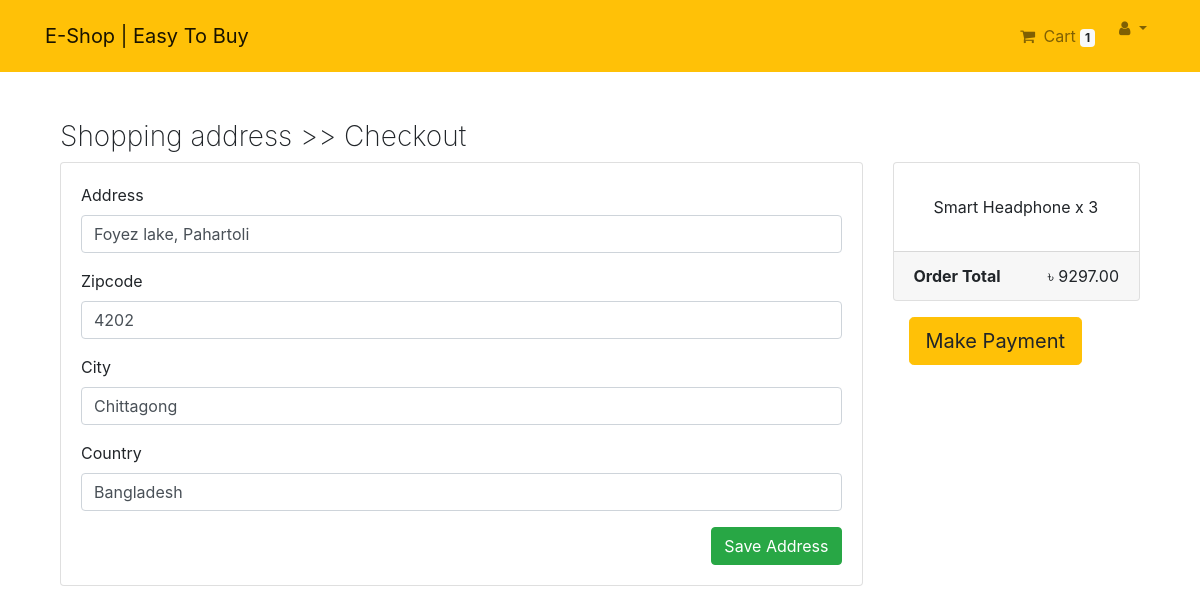
The page /payment/checkout/ (signed in) on the database its author committed.
### App_login/models.py (models this page shows, shortened)
class User(AbstractBaseUser,PermissionsMixin):
    email=models.EmailField(unique=True, null=False)
    is_staff = models.BooleanField(
        ugettext_lazy('staff status'),
        default = False,
        help_text = ugettext_lazy('Designates whether the user can log in this site')
    )
    is_active = models.BooleanField(
        ugettext_lazy('active'),
        default=True,
        help_text=ugettext_lazy('Designates wether this user should be trated as active. Unseleted of deleting account')
    )
    USERNAME_FIELD='email'
    objects = MyUserManager()

### App_order/models.py (models this page shows, shortened)
class Order(models.Model):
    orderitem = models.ManyToManyField(Cart)
    user = models.ForeignKey(settings.AUTH_USER_MODEL, on_delete=models.CASCADE)
    ordered = models.BooleanField(default=False)
    created = models.DateTimeField(auto_now_add=True)
    paymentId = models.CharField(max_length=264, blank=True, null=True)
    orderId = models.CharField(max_length=200, blank=True, null=True)
    def get_totals(self):
        total = 0
        for order_item in self.orderitem.all():
            total += float(order_item.get_total())
        return total

class Cart(models.Model):
    user = models.ForeignKey(settings.AUTH_USER_MODEL, on_delete=models.CASCADE, related_name="cart")
    item = models.ForeignKey(Product, on_delete=models.CASCADE)
    quantity = models.IntegerField(default=1)
    purchased = models.BooleanField(default=False)
    created = models.DateTimeField(auto_now_add=True)
    updated = models.DateTimeField(auto_now=True)
    def get_total(self):
        total = self.item.price * self.quantity
        float_total = format(total,'0.3f')
        return float_total

### App_payment/models.py (models this page shows, shortened)
class BillingAddress(models.Model):
    user = models.ForeignKey(settings.AUTH_USER_MODEL, on_delete=models.CASCADE)
    address = models.CharField(max_length=264, blank=True)
    zipcode = models.CharField(max_length=20, blank=True)
    city = models.CharField(max_length=30, blank=True)
    country = models.CharField(max_length=40, blank=True)
    def is_fully_filled(self):
        field_names = [f.name for f in self._meta.get_fields()]
        for field_name in field_names:
            value = getattr(self, field_name)
            if value is None or value =='':
                return False
        return True
    class Meta:
        verbose_name_plural = "Billing Addresses"

### App_shop/models.py (models this page shows, shortened)
class Product(models.Model):
    mainimage = models.ImageField(upload_to="products")
    name = models.CharField(max_length=264)
    category = models.ForeignKey(Category, on_delete=models.CASCADE, related_name='category')
    preview_text = models.TextField(max_length=200, verbose_name='Preview Text')
    details_text = models.TextField(max_length=1000, verbose_name='Description')
    price = models.FloatField()
    old_price = models.FloatField(default=0.00)
    created_date = models.DateTimeField(auto_now_add=True)
    class Meta:
        ordering = ['-created_date',]

### App_payment/views.py (the view, shortened to what this page needs)
# urls.py: path('checkout/', views.Checkout, name='checkout'),
@login_required
def Checkout(request):
    saved_address = BillingAddress.objects.get_or_create(user=request.user)
    saved_address = saved_address[0]
    form = BillingForm(instance=saved_address)
    order_qs = Order.objects.filter(user = request.user, ordered=False)
    order_items = order_qs[0].orderitem.all()
    order_total = order_qs[0].get_totals()
    check_context={
        "title":"checkout",
        "checkform":form,
        'order_items':order_items,
        'order_total':order_total,
        'saved_address':saved_address
    }
    return render(request,'App_payment/checkout.html',context=check_context)

### App_payment/forms.py
class BillingForm(forms.ModelForm):
    class Meta:
        model  = BillingAddress
        fields = ['address','zipcode','city','country']

### App_order/templatetags/cart_tag.py (called while the page is built)
@register.filter
def cart_total(user):
    order = Order.objects.filter(user=user, ordered=False)
    if order.exists():
        return order[0].orderitem.count()
    else:
        return 0

### templates/App_payment/checkout.html (shortened to what this page needs)
{% extends 'base.html' %}
{% load crispy_forms_tags %}
{% block content_block %}
    <div class="container checkout_form">
        <h3 class="mt-5" style="font-weight: 200;">Shopping address >> Checkout</h3>
        <div class="row">
            <div class="col-md-9">
                <div class="card mb-5" style="height: auto;">
                    <div class="card-body">
                        <form action="" method="POST">
                            {{checkform|crispy }}
                            <button type="submit" name="button" class="btn btn-success float-right">Save Address</button>
                            <br>
                        </form>
                    </div>
                </div>
            </div>
            <div class="col-md-3">
                <div class="card" style="height: auto;">
                    <div class="card-body">
                        <ul class="list-group list-group-flush">
                            {% for order_item in order_items %}
                            <li class="list-group-item">{{order_item.item.name}} x {{order_item.quantity}}</li>
                            {% endfor %}
                        </ul>
                    </div>
                    <div class="card-footer">
                        <span class="float-left">
                            <b>Order Total</b>
                        </span>
                        <span class="float-right">
                           &#2547; {{order_total|floatformat:2}}
                        </span>
                    </div>
                </div>
                {% if saved_address.is_fully_filled %}
                <a href="{% url 'app_payment:payment' %}" class="btn btn-warning btn-lg m-3">Make Payment</a>
                {% else %}
                <div class="alert alert-danger">
                    <p>Please Fill all the information to make payment</p>
                </div>
                {% endif %}
            </div>
        </div>
    </div>
{% endblock %}

### templates/navbar.html (shortened to what this page needs)
{% load cart_tag %}
<nav class="navbar navbar-expand-lg navbar-light bg-warning">
    <div class="container">
        <a class="navbar-brand" href="{% url 'app_shop:home' %}">E-Shop | Easy To Buy </a>
       <div class="collapse navbar-collapse" id="navbarNav">
         <ul class="navbar-nav ml-auto ">
           {% if request.user.is_authenticated %}
           <li class="nav-item m-2">
             <a href="{% url 'app_order:cart_item' %}" class="nav-link">
              <i class="fa fa-shopping-cart pr-1"></i> Cart
              <span class="badge badge-light">{{request.user | cart_total}}</span>
             </a>
           </li>
           <li class="nav-item dropdown">
            <a href="" class="nav-link dropdown-toggle" id="navbardropDropdown" role="button" aria-haspopup="true" data-toggle="dropdown" aria-expanded="false"> <i class="fa solid fa-user "></i> {{request.user.profile.username}}
          </a>
           </li>
           {% endif %}
         </ul>
       </div>
    </div>
</nav>

### static/home/home.css (style rules this page uses)
.card { height: 350px; }

### rows shown on the page
User: user|cart_total "1"
BillingAddress: address "Foyez lake, Pahartoli", zipcode "4202", city "Chittagong", country "Bangladesh"
Cart: item.name "Smart Headphone", quantity "3"

### other values the page prints
{{ order_total|floatformat:2 }} "9297.00"
